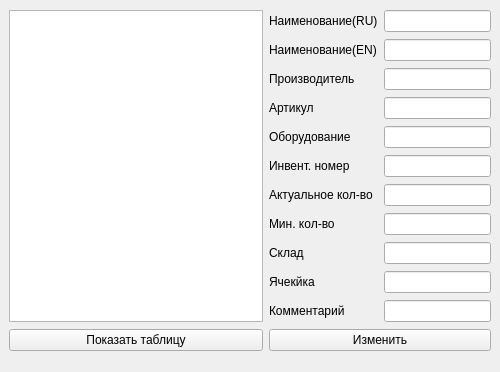
<?xml version="1.0" encoding="UTF-8"?>
<ui version="4.0">
 <class>edit_equip</class>
 <widget class="QMainWindow" name="edit_equip">
  <property name="geometry">
   <rect>
    <x>0</x>
    <y>0</y>
    <width>500</width>
    <height>372</height>
   </rect>
  </property>
  <property name="windowTitle">
   <string>Редактировать имеющееся оборудование</string>
  </property>
  <widget class="QWidget" name="centralwidget">
   <layout class="QGridLayout" name="gridLayout">
    <item row="3" column="1">
     <widget class="QLabel" name="label_part_num">
      <property name="text">
       <string>Артикул</string>
      </property>
     </widget>
    </item>
    <item row="9" column="1">
     <widget class="QLabel" name="label_cell_addr">
      <property name="text">
       <string>Ячекйка</string>
      </property>
     </widget>
    </item>
    <item row="7" column="3">
     <widget class="QLineEdit" name="lineEdit_min_count"/>
    </item>
    <item row="1" column="3">
     <widget class="QLineEdit" name="lineEdit_name_en"/>
    </item>
    <item row="0" column="3">
     <widget class="QLineEdit" name="lineEdit_name_ru"/>
    </item>
    <item row="5" column="1" colspan="2">
     <widget class="QLabel" name="label_invent_num">
      <property name="text">
       <string>Инвент. номер</string>
      </property>
     </widget>
    </item>
    <item row="6" column="3">
     <widget class="QLineEdit" name="lineEdit_act_count"/>
    </item>
    <item row="8" column="3">
     <widget class="QLineEdit" name="lineEdit_rep"/>
    </item>
    <item row="4" column="1">
     <widget class="QLabel" name="label_equipment">
      <property name="text">
       <string>Оборудование</string>
      </property>
     </widget>
    </item>
    <item row="6" column="1" colspan="2">
     <widget class="QLabel" name="label_act_count">
      <property name="text">
       <string>Актуальное кол-во</string>
      </property>
     </widget>
    </item>
    <item row="4" column="3">
     <widget class="QLineEdit" name="lineEdit_equipment"/>
    </item>
    <item row="0" column="0" rowspan="11">
     <widget class="QTableView" name="tableView"/>
    </item>
    <item row="8" column="1">
     <widget class="QLabel" name="label_rep">
      <property name="text">
       <string>Склад</string>
      </property>
     </widget>
    </item>
    <item row="1" column="1" colspan="2">
     <widget class="QLabel" name="label_name_en">
      <property name="text">
       <string>Наименование(EN)</string>
      </property>
     </widget>
    </item>
    <item row="11" column="0">
     <widget class="QPushButton" name="pushButton_show">
      <property name="text">
       <string>Показать таблицу</string>
      </property>
     </widget>
    </item>
    <item row="0" column="1" colspan="2">
     <widget class="QLabel" name="label_name_ru">
      <property name="text">
       <string>Наименование(RU)</string>
      </property>
     </widget>
    </item>
    <item row="5" column="3">
     <widget class="QLineEdit" name="lineEdit_invent_num"/>
    </item>
    <item row="3" column="3">
     <widget class="QLineEdit" name="lineEdit_part_num"/>
    </item>
    <item row="2" column="3">
     <widget class="QLineEdit" name="lineEdit_manufacturer"/>
    </item>
    <item row="7" column="1">
     <widget class="QLabel" name="label_min_count">
      <property name="text">
       <string>Мин. кол-во</string>
      </property>
     </widget>
    </item>
    <item row="11" column="1" colspan="3">
     <widget class="QPushButton" name="pushButton_edit">
      <property name="text">
       <string>Изменить</string>
      </property>
     </widget>
    </item>
    <item row="9" column="3">
     <widget class="QLineEdit" name="lineEdit_cell_addr"/>
    </item>
    <item row="2" column="1" colspan="2">
     <widget class="QLabel" name="label_manufacturer">
      <property name="text">
       <string>Производитель</string>
      </property>
     </widget>
    </item>
    <item row="10" column="1">
     <widget class="QLabel" name="label_comment">
      <property name="text">
       <string>Комментарий</string>
      </property>
     </widget>
    </item>
    <item row="10" column="3">
     <widget class="QLineEdit" name="lineEdit_comment"/>
    </item>
   </layout>
   <zorder>tableView</zorder>
   <zorder>pushButton_show</zorder>
   <zorder>label_name_ru</zorder>
   <zorder>label_name_en</zorder>
   <zorder>label_manufacturer</zorder>
   <zorder>label_part_num</zorder>
   <zorder>label_equipment</zorder>
   <zorder>pushButton_edit</zorder>
   <zorder>label_invent_num</zorder>
   <zorder>label_act_count</zorder>
   <zorder>label_min_count</zorder>
   <zorder>label_rep</zorder>
   <zorder>label_cell_addr</zorder>
   <zorder>label_comment</zorder>
   <zorder>lineEdit_name_ru</zorder>
   <zorder>lineEdit_name_en</zorder>
   <zorder>lineEdit_manufacturer</zorder>
   <zorder>lineEdit_part_num</zorder>
   <zorder>lineEdit_equipment</zorder>
   <zorder>lineEdit_invent_num</zorder>
   <zorder>lineEdit_act_count</zorder>
   <zorder>lineEdit_min_count</zorder>
   <zorder>lineEdit_rep</zorder>
   <zorder>lineEdit_cell_addr</zorder>
   <zorder>lineEdit_comment</zorder>
  </widget>
 </widget>
 <tabstops>
  <tabstop>lineEdit_name_ru</tabstop>
  <tabstop>lineEdit_name_en</tabstop>
  <tabstop>lineEdit_manufacturer</tabstop>
  <tabstop>lineEdit_part_num</tabstop>
  <tabstop>lineEdit_equipment</tabstop>
  <tabstop>lineEdit_invent_num</tabstop>
  <tabstop>lineEdit_act_count</tabstop>
  <tabstop>lineEdit_min_count</tabstop>
  <tabstop>lineEdit_rep</tabstop>
  <tabstop>lineEdit_cell_addr</tabstop>
  <tabstop>lineEdit_comment</tabstop>
  <tabstop>pushButton_edit</tabstop>
  <tabstop>pushButton_show</tabstop>
  <tabstop>tableView</tabstop>
 </tabstops>
 <resources/>
 <connections/>
</ui>
